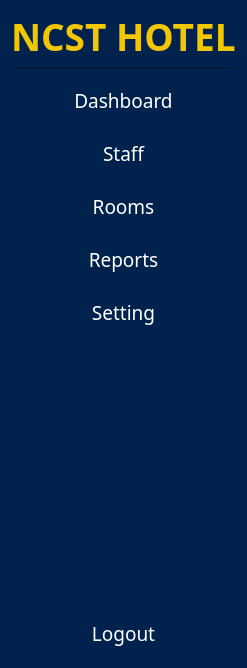
     <widget class="QWidget" name="full_menu_widget" native="true">
      <property name="styleSheet">
       <string notr="true">background-color: #00224C;
</string>
      </property>
      <layout class="QVBoxLayout" name="verticalLayout_2">
       <item>
        <widget class="QLabel" name="label">
         <property name="enabled">
          <bool>true</bool>
         </property>
         <property name="font">
          <font>
           <family>Perpetua</family>
           <pointsize>28</pointsize>
           <weight>75</weight>
           <bold>true</bold>
          </font>
         </property>
         <property name="styleSheet">
          <string notr="true">color: #f2c700;</string>
         </property>
         <property name="text">
          <string>NCST HOTEL</string>
         </property>
        </widget>
       </item>
       <item>
        <widget class="Line" name="line">
         <property name="styleSheet">
          <string notr="true">background-color: rba(255,255,255);</string>
         </property>
         <property name="orientation">
          <enum>Qt::Horizontal</enum>
         </property>
        </widget>
       </item>
       <item>
        <layout class="QVBoxLayout" name="verticalLayout">
         <item>
          <widget class="QPushButton" name="dashboard">
           <property name="font">
            <font>
             <family>Poppins</family>
             <pointsize>14</pointsize>
            </font>
           </property>
           <property name="styleSheet">
            <string notr="true">QPushButton {
    background-color: transparent;
    color: white;
    border: none;
    padding: 10px;
    text-align: center;
}

QPushButton:hover {
    background-color: #f2c700;
    color: black;
    border-radius: 8px;
}

QPushButton:checked {
    background-color: #f2c700;
    color: black;
    border-radius: 8px;
}

QPushButton:pressed {
    background-color: #d4ad00;
    color: black;
}</string>
           </property>
           <property name="text">
            <string>Dashboard</string>
           </property>
           <property name="checkable">
            <bool>true</bool>
           </property>
           <property name="autoExclusive">
            <bool>true</bool>
           </property>
          </widget>
         </item>
         <item>
          <widget class="QPushButton" name="staff">
           <property name="font">
            <font>
             <family>Poppins</family>
             <pointsize>14</pointsize>
            </font>
           </property>
           <property name="styleSheet">
            <string notr="true">QPushButton {
    background-color: transparent;
    color: white;
    border: none;
    padding: 10px;
    text-align: center;
}

QPushButton:hover {
    background-color: #f2c700;
    color: black;
    border-radius: 8px;
}

QPushButton:checked {
    background-color: #f2c700;
    color: black;
    border-radius: 8px;
}

QPushButton:pressed {
    background-color: #d4ad00;
    color: black;
}</string>
           </property>
           <property name="text">
            <string>Staff</string>
           </property>
           <property name="checkable">
            <bool>true</bool>
           </property>
           <property name="autoExclusive">
            <bool>true</bool>
           </property>
          </widget>
         </item>
         <item>
          <widget class="QPushButton" name="rooms">
           <property name="font">
            <font>
             <family>Poppins</family>
             <pointsize>14</pointsize>
            </font>
           </property>
           <property name="styleSheet">
            <string notr="true">QPushButton {
    background-color: transparent;
    color: white;
    border: none;
    padding: 10px;
    text-align: center;
}

QPushButton:hover {
    background-color: #f2c700;
    color: black;
    border-radius: 8px;
}

QPushButton:checked {
    background-color: #f2c700;
    color: black;
    border-radius: 8px;
}

QPushButton:pressed {
    background-color: #d4ad00;
    color: black;
}</string>
           </property>
           <property name="text">
            <string>Rooms</string>
           </property>
           <property name="checkable">
            <bool>true</bool>
           </property>
           <property name="autoExclusive">
            <bool>true</bool>
           </property>
          </widget>
         </item>
         <item>
          <widget class="QPushButton" name="reports">
           <property name="font">
            <font>
             <family>Poppins</family>
             <pointsize>14</pointsize>
            </font>
           </property>
           <property name="styleSheet">
            <string notr="true">QPushButton {
    background-color: transparent;
    color: white;
    border: none;
    padding: 10px;
    text-align: center;
}

QPushButton:hover {
    background-color: #f2c700;
    color: black;
    border-radius: 8px;
}

QPushButton:checked {
    background-color: #f2c700;
    color: black;
    border-radius: 8px;
}

QPushButton:pressed {
    background-color: #d4ad00;
    color: black;
}</string>
           </property>
           <property name="text">
            <string>Reports</string>
           </property>
           <property name="checkable">
            <bool>true</bool>
           </property>
           <property name="autoExclusive">
            <bool>true</bool>
           </property>
          </widget>
         </item>
         <item>
          <widget class="QPushButton" name="setting">
           <property name="font">
            <font>
             <family>Poppins</family>
             <pointsize>14</pointsize>
            </font>
           </property>
           <property name="styleSheet">
            <string notr="true">QPushButton {
    background-color: transparent;
    color: white;
    border: none;
    padding: 10px;
    text-align: center;
}

QPushButton:hover {
    background-color: #f2c700;
    color: black;
    border-radius: 8px;
}

QPushButton:checked {
    background-color: #f2c700;
    color: black;
    border-radius: 8px;
}

QPushButton:pressed {
    background-color: #d4ad00;
    color: black;
}</string>
           </property>
           <property name="text">
            <string>Setting</string>
           </property>
           <property name="checkable">
            <bool>true</bool>
           </property>
           <property name="autoExclusive">
            <bool>true</bool>
           </property>
          </widget>
         </item>
        </layout>
       </item>
       <item>
        <spacer name="verticalSpacer">
         <property name="orientation">
          <enum>Qt::Vertical</enum>
         </property>
         <property name="sizeHint" stdset="0">
          <size>
           <width>20</width>
           <height>268</height>
          </size>
         </property>
        </spacer>
       </item>
       <item>
        <widget class="QPushButton" name="Logout">
         <property name="font">
          <font>
           <family>Poppins</family>
           <pointsize>14</pointsize>
          </font>
         </property>
         <property name="styleSheet">
          <string notr="true">QPushButton {
    background-color: transparent;
    color: white;
    border: none;
    padding: 10px;
    text-align: center;
}

QPushButton:hover {
    background-color: #f2c700;
    color: black;
    border-radius: 8px;
}

QPushButton:checked {
    background-color: #f2c700;
    color: black;
    border-radius: 8px;
}

QPushButton:pressed {
    background-color: #d4ad00;
    color: black;
}</string>
         </property>
         <property name="text">
          <string>Logout</string>
         </property>
         <property name="checkable">
          <bool>true</bool>
         </property>
         <property name="autoExclusive">
          <bool>true</bool>
         </property>
        </widget>
       </item>
      </layout>
     </widget>
